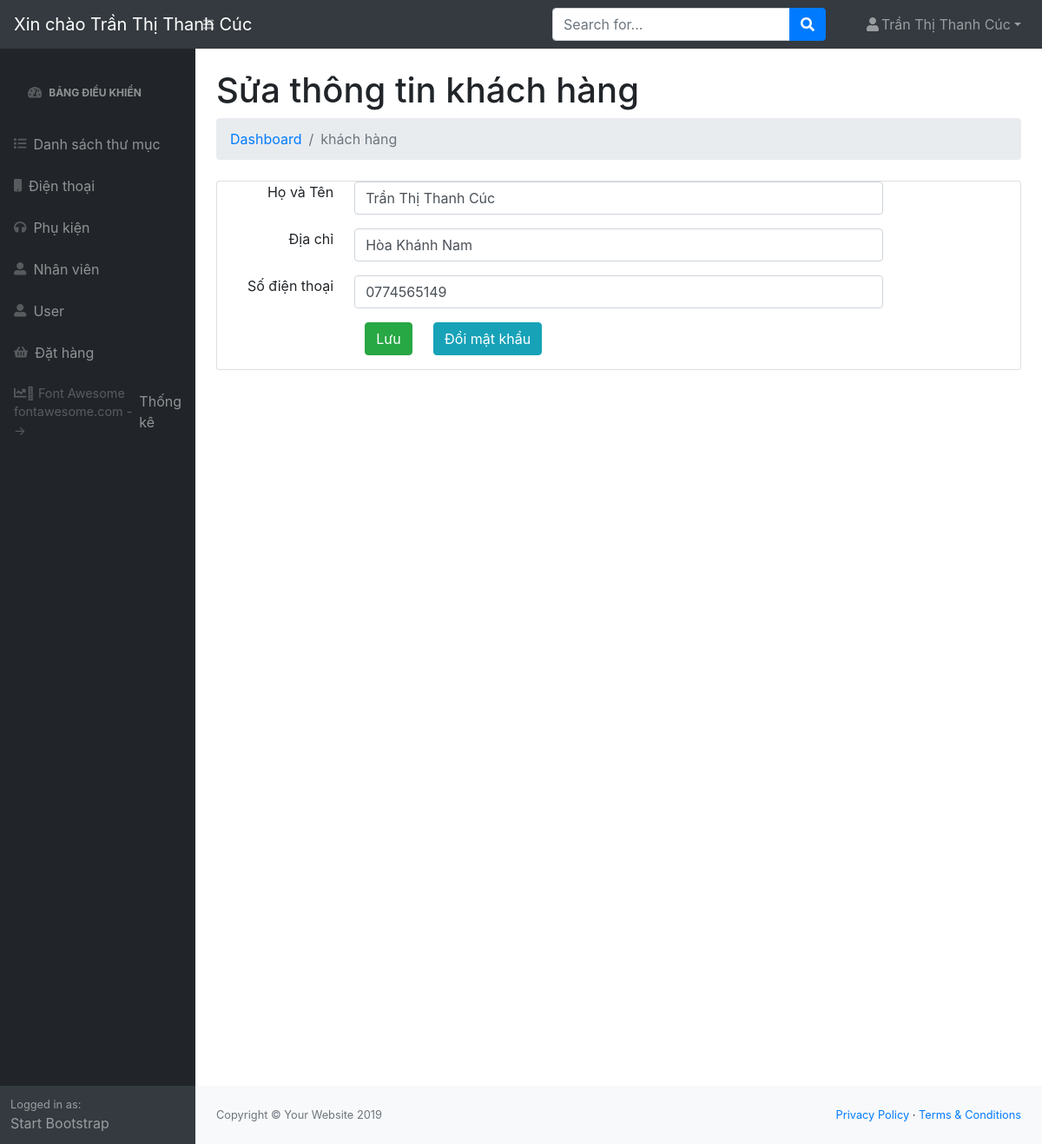
/admin/modules/user/edit.php?id=10 (signed in), run on the app's committed database.
### tables this page shows
CREATE TABLE `users` (
  `id` int(11) NOT NULL,
  `name` varchar(100) DEFAULT NULL,
  `email` varchar(100) DEFAULT NULL,
  `phone` char(15) DEFAULT NULL,
  `address` varchar(100) DEFAULT NULL,
  `password` varchar(50) DEFAULT NULL,
  `avatar` varchar(100) DEFAULT NULL,
  `status` tinyint(4) DEFAULT 1,
  `created_at` timestamp NULL DEFAULT current_timestamp(),
  `update_at` timestamp NULL DEFAULT current_timestamp()
);

### libraries/Database.php (called while the page is built, shortened)
<?php
class Database{
     public $link;
     public function __construct()
     {
        $this->link = mysqli_connect("localhost","root","","webphp") or die ();
         mysqli_set_charset($this->link,"utf8");
     }
        public function fetchID($table , $id )
        {
            $sql = "SELECT * FROM {$table} WHERE id = $id ";
            $result = mysqli_query($this->link,$sql) or die("Lỗi  truy vấn fetchID " .mysqli_error($this->link));
            return mysqli_fetch_assoc($result);
        }
    }
?>

### admin/autoload/autoload.php (called while the page is built, shortened)
<?php
	require_once __DIR__. '/../../libraries/Database.php';
	require_once __DIR__. '/../../libraries/Function.php';
	$db = new Database;
 ?>

### libraries/Function.php (called while the page is built, shortened)
<?php
    function  getInput($string)
    {
        return isset($_GET[$string]) ? $_GET[$string] : '';
    }
 ?>

### admin/modules/user/edit.php (the view, shortened to what this page needs)
<?php
    require_once __DIR__. '/../../autoload/autoload.php';
    $id = intval(getInput('id'));
    $Edituser = $db->fetchID("users",$id);
?>
<?php require_once __DIR__. '/../../layouts/header.php'; ?>
            <div id="layoutSidenav_content">
                <main>
                    <div class="container-fluid">
                        <h1 class="mt-4">Sửa thông tin khách hàng</h1>
                        <ol class="breadcrumb mb-4">
                            <li class="breadcrumb-item"><a href="index.php">Dashboard</a></li>
                            <li class="breadcrumb-item active">khách hàng</li>
                        </ol>
                        <div class="card mb-4">
                            <form action="" method="POST" enctype="multipart/form-data">
                                <div class="form-group row">
                                    <label for="input1" class="col-sm-2 text-right">Họ và Tên</label>
                                    <div class="col-sm-8">
                                      <input type="text" class="form-control" id="input1" name="name" placeholder="Nguyên Văn A" value="<?php echo $Edituser['name'] ?>">
                                    </div>
                                </div>
                                <div class="form-group row">
                                    <label for="input2" class="col-sm-2 text-right">Địa chỉ</label>
                                    <div class="col-sm-8">
                                      <input type="text" class="form-control" id="input2" name="address" placeholder="12 Trần Phú" value="<?php echo $Edituser['address'] ?>">
                                     </div>
                                 </div>
                                <div class="form-group row">
                                    <label for="input3" class="col-sm-2 text-right">Số điện thoại</label>
                                    <div class="col-sm-8">
                                      <input type="tel" class="form-control" id="input3" name="phone" placeholder="0123456789" value="<?php echo $Edituser['phone'] ?>">
                                    </div>
                                </div>
                                <div class="form-group row">
                                    <div class="col-sm-8 container-fluid">
                                      <button type="submit" class="btn btn-success">Lưu</button>
                                      <a href="edit2.php?id=<?php echo $Edituser['id'] ?>" class="btn btn-info"?>
                                      Đổi mật khẩu
                                      </a>
                                    </div>
                                </div>
                            </form>
                        </div>
<?php require_once __DIR__. '/../../layouts/footer.php'; ?>

### data on the page
users: name "Trần Thị Thanh Cúc", address "Hòa Khánh Nam", phone "0774565149"

### other printed values
$_SESSION['admin_name'] "Trần Thị Thanh Cúc"
